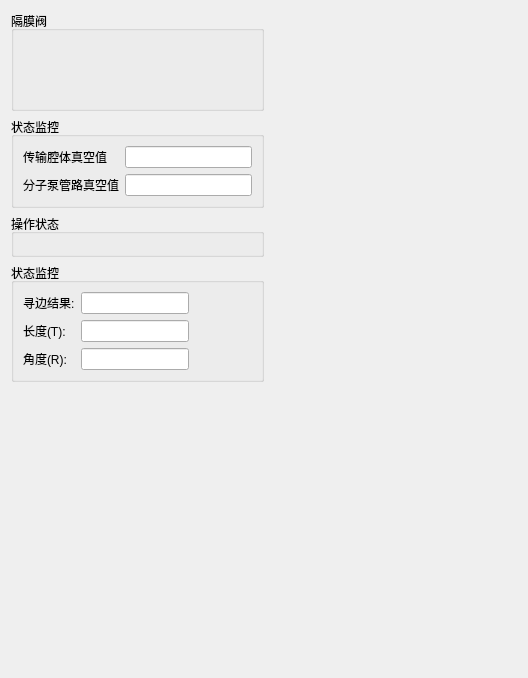
<?xml version="1.0" encoding="UTF-8"?>
<ui version="4.0">
 <class>FortrendMainTMCavitySubsystem</class>
 <widget class="QWidget" name="FortrendMainTMCavitySubsystem">
  <property name="geometry">
   <rect>
    <x>0</x>
    <y>0</y>
    <width>528</width>
    <height>678</height>
   </rect>
  </property>
  <property name="windowTitle">
   <string>Form</string>
  </property>
  <layout class="QHBoxLayout" name="horizontalLayout">
   <item>
    <layout class="QVBoxLayout" name="verticalLayout_2">
     <item>
      <layout class="QVBoxLayout" name="status_layout"/>
     </item>
     <item>
      <widget class="QGroupBox" name="groupBox">
       <property name="minimumSize">
        <size>
         <width>0</width>
         <height>100</height>
        </size>
       </property>
       <property name="title">
        <string>隔膜阀</string>
       </property>
       <widget class="QWidget" name="layoutWidget">
        <property name="geometry">
         <rect>
          <x>10</x>
          <y>20</y>
          <width>250</width>
          <height>71</height>
         </rect>
        </property>
        <layout class="QGridLayout" name="diaphragm_selected_gridLayout"/>
       </widget>
      </widget>
     </item>
     <item>
      <widget class="QGroupBox" name="states_group">
       <property name="title">
        <string>状态监控</string>
       </property>
       <layout class="QGridLayout" name="inputs_layout">
        <item row="0" column="0">
         <layout class="QGridLayout" name="gridLayout_2">
          <item row="1" column="0">
           <widget class="QLabel" name="label_5">
            <property name="maximumSize">
             <size>
              <width>150</width>
              <height>50</height>
             </size>
            </property>
            <property name="text">
             <string>分子泵管路真空值</string>
            </property>
           </widget>
          </item>
          <item row="0" column="1">
           <widget class="QLineEdit" name="tm_cavity_current_vacuum_value_let">
            <property name="maximumSize">
             <size>
              <width>150</width>
              <height>50</height>
             </size>
            </property>
            <property name="readOnly">
             <bool>true</bool>
            </property>
           </widget>
          </item>
          <item row="0" column="0">
           <widget class="QLabel" name="label">
            <property name="maximumSize">
             <size>
              <width>200</width>
              <height>50</height>
             </size>
            </property>
            <property name="text">
             <string>传输腔体真空值</string>
            </property>
           </widget>
          </item>
          <item row="1" column="1">
           <widget class="QLineEdit" name="molecule_pipeline_value_let">
            <property name="maximumSize">
             <size>
              <width>150</width>
              <height>50</height>
             </size>
            </property>
            <property name="readOnly">
             <bool>true</bool>
            </property>
           </widget>
          </item>
         </layout>
        </item>
       </layout>
      </widget>
     </item>
     <item>
      <widget class="QGroupBox" name="operation_group">
       <property name="title">
        <string>操作状态</string>
       </property>
       <layout class="QVBoxLayout" name="station_layout_6">
        <property name="spacing">
         <number>10</number>
        </property>
        <property name="leftMargin">
         <number>10</number>
        </property>
        <property name="topMargin">
         <number>10</number>
        </property>
        <property name="rightMargin">
         <number>10</number>
        </property>
        <property name="bottomMargin">
         <number>10</number>
        </property>
        <item>
         <layout class="QGridLayout" name="operation_state_gridLayout"/>
        </item>
       </layout>
      </widget>
     </item>
     <item>
      <layout class="QVBoxLayout" name="verticalLayout_3">
       <item>
        <layout class="QVBoxLayout" name="status_layout_aligner"/>
       </item>
       <item>
        <widget class="QGroupBox" name="states_group_2">
         <property name="title">
          <string>状态监控</string>
         </property>
         <layout class="QGridLayout" name="inputs_layout_2">
          <item row="0" column="0">
           <layout class="QGridLayout" name="gridLayout">
            <item row="2" column="1">
             <widget class="QLineEdit" name="angle_let">
              <property name="readOnly">
               <bool>true</bool>
              </property>
             </widget>
            </item>
            <item row="1" column="1">
             <widget class="QLineEdit" name="length_let">
              <property name="readOnly">
               <bool>true</bool>
              </property>
             </widget>
            </item>
            <item row="2" column="0">
             <widget class="QLabel" name="label_2">
              <property name="text">
               <string>角度(R):</string>
              </property>
             </widget>
            </item>
            <item row="0" column="0">
             <widget class="QLabel" name="label_3">
              <property name="text">
               <string>寻边结果:</string>
              </property>
             </widget>
            </item>
            <item row="1" column="0">
             <widget class="QLabel" name="label_4">
              <property name="text">
               <string>长度(T):</string>
              </property>
             </widget>
            </item>
            <item row="0" column="1">
             <widget class="QLineEdit" name="align_result_let">
              <property name="readOnly">
               <bool>true</bool>
              </property>
             </widget>
            </item>
            <item row="0" column="2">
             <spacer name="horizontalSpacer_3">
              <property name="orientation">
               <enum>Qt::Horizontal</enum>
              </property>
              <property name="sizeHint" stdset="0">
               <size>
                <width>40</width>
                <height>20</height>
               </size>
              </property>
             </spacer>
            </item>
            <item row="1" column="2">
             <spacer name="horizontalSpacer_4">
              <property name="orientation">
               <enum>Qt::Horizontal</enum>
              </property>
              <property name="sizeHint" stdset="0">
               <size>
                <width>40</width>
                <height>20</height>
               </size>
              </property>
             </spacer>
            </item>
            <item row="2" column="2">
             <spacer name="horizontalSpacer_5">
              <property name="orientation">
               <enum>Qt::Horizontal</enum>
              </property>
              <property name="sizeHint" stdset="0">
               <size>
                <width>40</width>
                <height>20</height>
               </size>
              </property>
             </spacer>
            </item>
           </layout>
          </item>
         </layout>
        </widget>
       </item>
       <item>
        <spacer name="verticalSpacer_4">
         <property name="orientation">
          <enum>Qt::Vertical</enum>
         </property>
         <property name="sizeHint" stdset="0">
          <size>
           <width>20</width>
           <height>40</height>
          </size>
         </property>
        </spacer>
       </item>
      </layout>
     </item>
     <item>
      <spacer name="verticalSpacer_3">
       <property name="orientation">
        <enum>Qt::Vertical</enum>
       </property>
       <property name="sizeHint" stdset="0">
        <size>
         <width>20</width>
         <height>40</height>
        </size>
       </property>
      </spacer>
     </item>
    </layout>
   </item>
   <item>
    <spacer name="horizontalSpacer">
     <property name="orientation">
      <enum>Qt::Horizontal</enum>
     </property>
     <property name="sizeHint" stdset="0">
      <size>
       <width>200</width>
       <height>20</height>
      </size>
     </property>
    </spacer>
   </item>
  </layout>
 </widget>
 <resources/>
 <connections/>
</ui>
